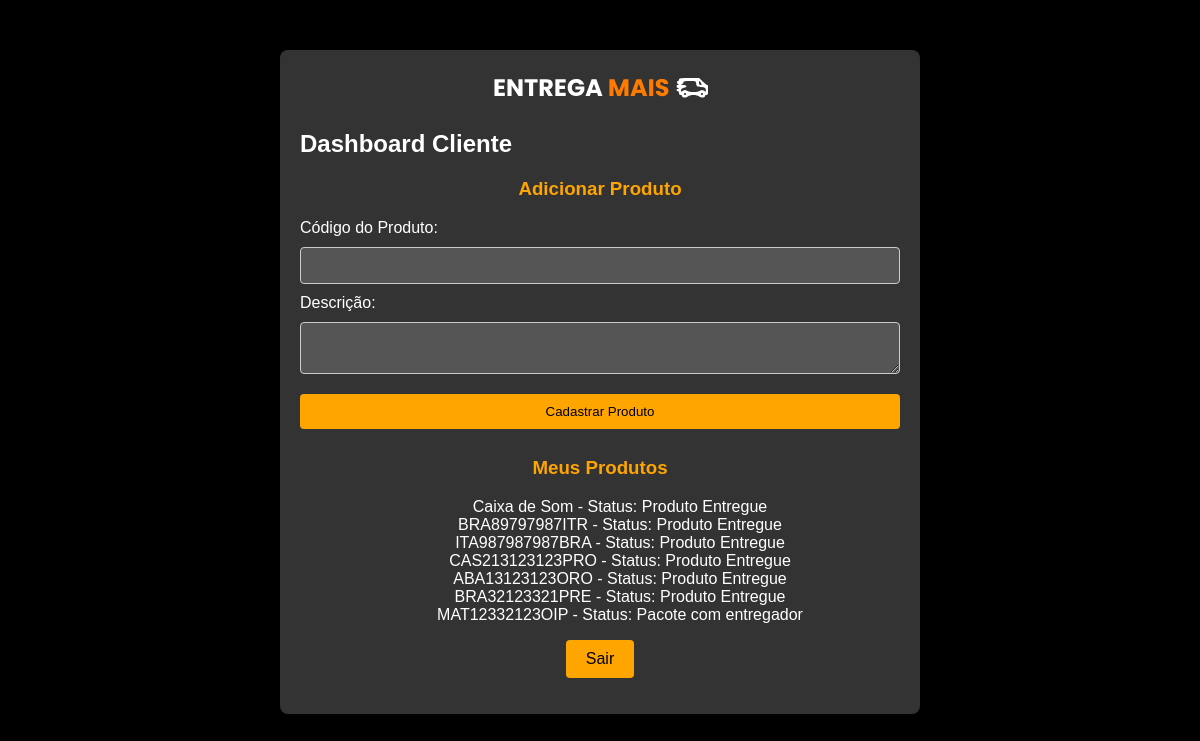
Screenshot of /cliente (signed in) with the database file from the repository.
### app.py (models this page shows)
class Produto(db.Model):
    id = db.Column(db.Integer, primary_key=True)
    nome = db.Column(db.String(100))
    descricao = db.Column(db.Text)
    user_id = db.Column(db.Integer, db.ForeignKey('user.id'), nullable=False)
    status = db.Column(db.String(50))
    entregador_id = db.Column(db.Integer, db.ForeignKey('user.id'))
    entregador = db.relationship('User', foreign_keys=[entregador_id])

### app.py (the view)
@app.route('/cliente')
@login_required
def cliente_dashboard():
    produtos_usuario = current_user.produtos
    return render_template('cliente.html', current_user=current_user, produtos=produtos_usuario)

### app.py (called while the page is built)
@login_manager.user_loader
def load_user(user_id):
    return User.query.get(int(user_id))

### templates/cliente.html (shortened to what this page needs)
<!DOCTYPE html>
<html lang="pt-BR">
  <head>
    <link
      rel="stylesheet"
      href="{{ url_for('static', filename='style.css') }}"
    />
  </head>
  <body>
    <div class="container">
      <img src="static\img\logo.svg" alt="Logo" id="logo" />
      <h2 class="dashboard-title">Dashboard Cliente</h2>
      <h3>Adicionar Produto</h3>
      <form method="POST" action="{{ url_for('adicionar_produto') }}">
        <div>
          <label for="nome">Código do Produto:</label>
          <input type="text" id="nome" name="nome" required />
        </div>
        <div>
          <label for="descricao">Descrição:</label>
          <textarea id="descricao" name="descricao" required></textarea>
        </div>
        <button type="submit">Cadastrar Produto</button>
      </form>
      <h3>Meus Produtos</h3>
      <ul>
        {% for produto in current_user.produtos %}
        <li>{{ produto.nome }} - Status: {{ produto.status }}</li>
        {% endfor %}
      </ul>
      <p><a href="{{ url_for('login') }}" class="logout-button">Sair</a></p>
    </div>
  </body>
</html>

### static/style.css (style rules this page uses)
body { font-family: Arial, sans-serif; background-color: #000000; color: #FFFFFF; margin: 0; padding: 0; display: flex; justify-content: center; align-items: flex-start; padding-top: 50px; height: 100vh; }
.container { background-color: #333333; padding: 20px; border-radius: 8px; box-shadow: 0 0 10px rgba(0, 0, 0, 0.1); width: 100%; max-width: 600px; text-align: center; }
input[type="text"], input[type="email"], input[type="password"], input[type="tel"], input[type="number"], textarea, select { width: calc(100% - 22px); padding: 10px; margin: 10px 0; border: 1px solid #ccc; border-radius: 4px; background-color: #555555; color: #FFFFFF; display: block; }
label { display: block; text-align: left; margin-bottom: 5px; }
button { background-color: #FFA500; color: #000000; border: none; border-radius: 4px; cursor: pointer; width: 100%; padding: 10px; margin: 10px 0; }
h2, h3 { color: #FFA500; }
h2.dashboard-title { color: #FFFFFF; text-align: left; }
a { color: #FFA500; text-decoration: none; }
a.logout-button, .logout-button { display: inline-block; background-color: #FFA500; color: #000000; padding: 10px 20px; border-radius: 4px; text-decoration: none; }
form { text-align: left; display: block; width: 100%; }
ul { list-style-type: none; }

### rows the page displays
Produto: nome "Caixa de Som", status "Produto Entregue"
Produto: nome "BRA89797987ITR", status "Produto Entregue"
Produto: nome "ITA987987987BRA", status "Produto Entregue"
Produto: nome "CAS213123123PRO", status "Produto Entregue"
Produto: nome "ABA13123123ORO", status "Produto Entregue"
Produto: nome "BRA32123321PRE", status "Produto Entregue"
Produto: nome "MAT12332123OIP", status "Pacote com entregador"
